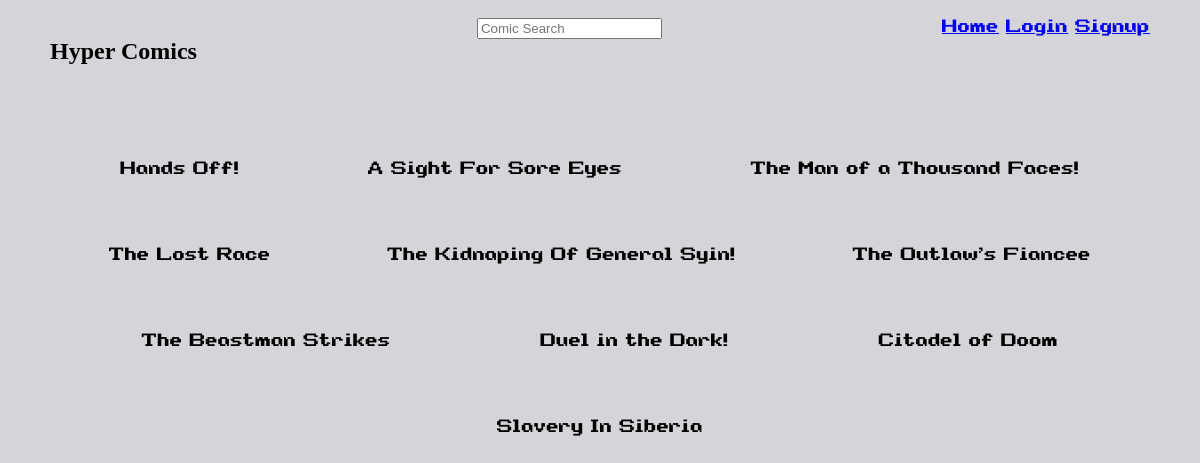
The app's page /, older data.
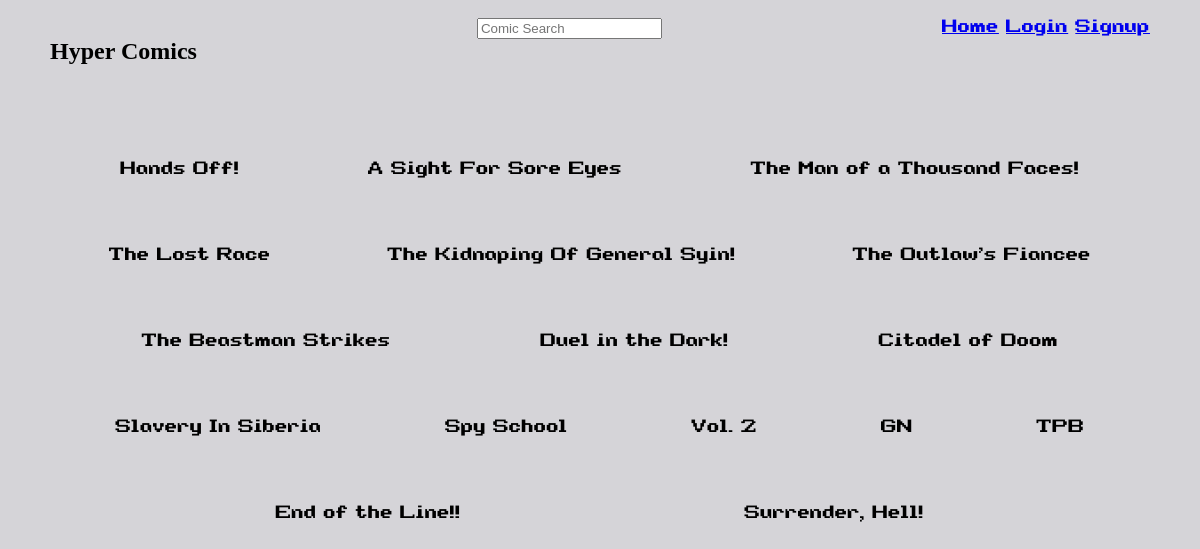
The same page, newer data.
### ComicBaseApp/models.py (models this page shows, shortened)
class ComicBook(models.Model):
    name = models.CharField(max_length=150, null=True, blank=True)
    author = models.CharField(max_length=50)
    description = models.TextField(null=True, blank=True)
    published_date = models.DateField(null=True, blank=True)
    publisher = models.CharField(max_length=50, null=True, blank=True)
    volume = models.CharField(max_length=150)
    issue = models.IntegerField()
    image = models.URLField(default="")
    lg_image = models.URLField(default="")
    is_checked_out = models.BooleanField(default=False)
    is_on_hold = models.BooleanField(default=False)

### ComicBaseApp/views.py (the view)
# urls.py: path("", index, name="home"),
def index(request):
    html = "index.html"
    books = ComicBook.objects.all()
    context = {"issue": books}
    return render(request, html, context)

### templates/index.html (shortened to what this page needs)
{% extends "base.html" %}
{% block content%}
    <div class='nes-container homebox'>
    {% for issue in issue %}
    {% if issue.name is not None %}
    <div onclick="location.href='comicinfo/{{issue.id}}'" class='comicdetails is-rounded nes-container'>
       <div class='comicinfo'>
       <span class='nes-text'>{{issue.name}}</span>
       </div>
       </div>
    {% endif %}
    {% endfor %}
{% endblock %}

Row changes from the older to the newer data that the page shows:
added ComicBook: name "Spy School"
added ComicBook: name "Vol. 2"
added ComicBook: name "GN"
added ComicBook: name "TPB"
added ComicBook: name "End of the Line!!"
added ComicBook: name "Surrender, Hell!"
